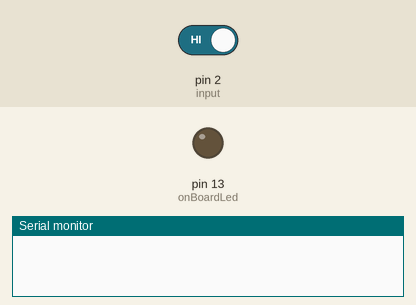
Recording of a sketch running on a simulated Arduino Uno, built with avr-gcc and run on an emulated ATmega328P. Parts: output pins drawn as LEDs (lit = HIGH), the last lines printed to the serial monitor. The test bench sets the inputs (shaded band); at power-on: pin 2 (input) HIGH.

Above: at 1.2 s.
1.3 s: pin 2 (input) driven LOW
2.8 s: pin 2 (input) driven HIGH
At 3.9 s:
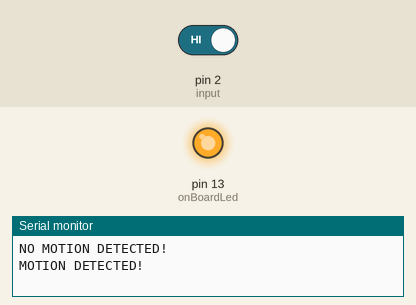
Timing chart, 0 to 5.8 s (numbered marks = the images above; inputs shaded):
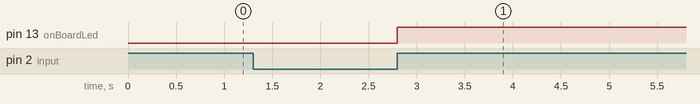

The sketch:

source.ino
```cpp
/*
* Defining values/pins
*/
int onBoardLed = 13;
int input = 2;
int value = 0;

/*
* Setup method
*/
void setup()
{
  /*
  * Setting Input/Output pins, creating interrupt to trigger (detectMotion), initalising serial monitor.
  */
  pinMode(onBoardLed, OUTPUT);
  pinMode(input, INPUT);

  attachInterrupt(digitalPinToInterrupt(input), detectMotion, HIGH);

  Serial.begin(9600);
}

/*
* Loop method
*/
void loop()
{
  /*
  * Example of how Loop does not always have to be used - interrupt utilised instead.
  */
}

void detectMotion()
{
  /*
  * Reading input pin for its value.
  */
  value = digitalRead(input);
  /*
  * Checking if the input is 'LOW'.
  */
  if (value == LOW)
  {
    /*
    * Setting onBoardLed to 'LOW', and writing message.
    */
   	digitalWrite(onBoardLed, LOW);
    Serial.println("NO MOTION DETECTED!");
  }
  else
  {
    /*
    * Setting onBoardLed to 'HIGH', and writing message.
    */
    digitalWrite(onBoardLed, HIGH);
    Serial.println("MOTION DETECTED!");
  }
}
```

Measured:
- after the input at 2.8 s, pin 13 (onBoardLed): LOW → HIGH at once
